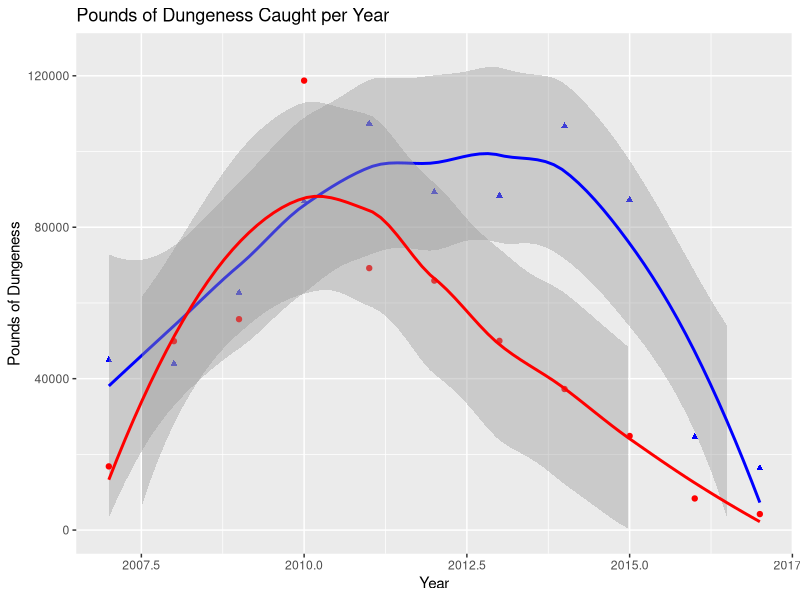
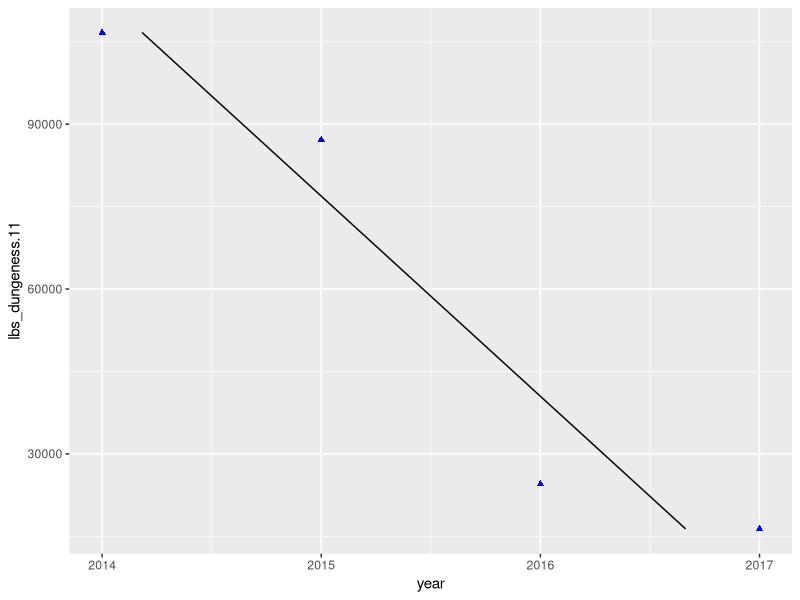
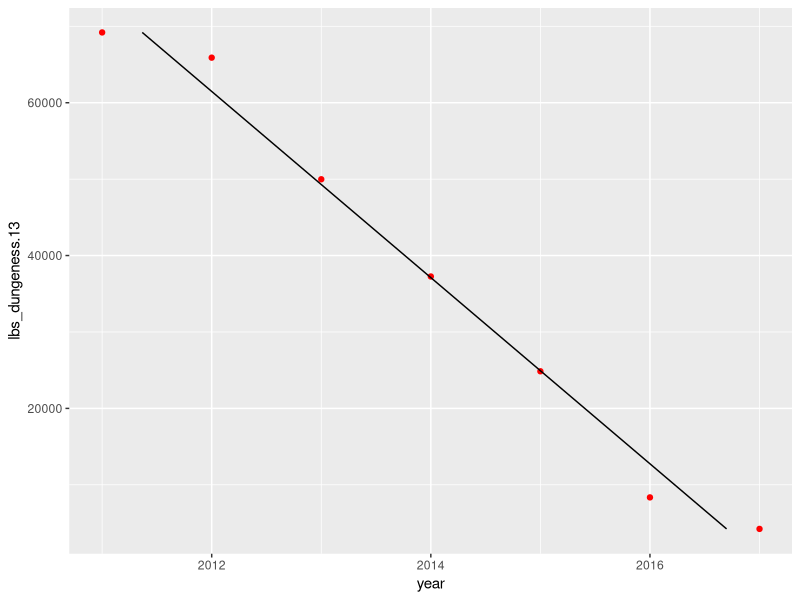

These charts were generated, in order, by the following R code:
## ---- chunk 1
library(dplyr)
library(tidyverse)
## ---- chunk 2
DC_catch.11.13 <- read.csv("../Data/2007.2017_DC_catch.csv", header = TRUE)
## ---- chunk 3
DC_catch.10 <- read.csv("../Data/2007.2017_DC_catch.10.csv", header = TRUE)
## ---- chunk 4
DC_catch <- inner_join(DC_catch.11.13, DC_catch.10, by = "year")
head(DC_catch)
## ---- chunk 5
ggplot(DC_catch) +
  geom_point(mapping = aes(x = year, y = lbs_dungeness.11), col = "blue", 
             shape  = "triangle") +
  geom_smooth(mapping = aes(x = year, y = lbs_dungeness.11), col = "blue") +
  geom_point(mapping = aes(x = year, y = lbs_dungeness.13), col = "red") +
  geom_smooth(mapping = aes(x = year, y = lbs_dungeness.13), col = "red") +
  ylim(0,125000) +
  labs(title = "Pounds of Dungeness Caught per Year", x = "Year", 
       y = "Pounds of Dungeness")
## ---- chunk 6
lin_data.10 <- subset(DC_catch, year %in% c("2013", "2014", "2015", "2016", "2017"))
lin_data.11 <- subset(DC_catch, year %in% c("2014", "2015", "2016", "2017"))
lin_data.13 <- subset(DC_catch, year %in% c("2011", "2012", "2013", "2014", 
                                            "2015", "2016", "2017"))
## ---- chunk 7
lm_fit.10 <- lm(year ~ lbs_dungeness.10, data=lin_data.10)
summary(lm_fit.10)

lm_fit.11 <- lm(year ~ lbs_dungeness.11, data=lin_data.11)
summary(lm_fit.11)

lm_fit.13 <- lm(year ~ lbs_dungeness.13, data=lin_data.13)
summary(lm_fit.13)
## ---- chunk 8
predicted.11 <- data.frame(catch_pred = predict(lm_fit.11, lin_data.11), 
                           lbs_dungeness.11=lin_data.11$lbs_dungeness.11)

ggplot(lin_data.11) +
  geom_point(mapping = aes( x = year, y = lbs_dungeness.11), 
             col = "blue", shape = "triangle") +
  geom_line(data = predicted.11, aes(x=catch_pred, y=lbs_dungeness.11))
## ---- chunk 9
predicted.13 <- data.frame(catch_pred = predict(lm_fit.13, lin_data.13), 
                           lbs_dungeness.13=lin_data.13$lbs_dungeness.13)

ggplot(lin_data.13) +
  geom_point(mapping = aes( x = year, y = lbs_dungeness.13), 
             col = "red") +
  geom_line(data = predicted.13, aes(x=catch_pred, y=lbs_dungeness.13))
